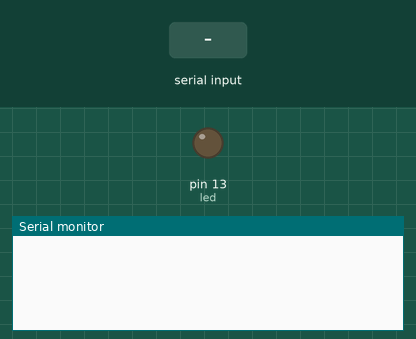
A sketch run on a simulated Arduino Mega 2560, built with avr-gcc and run on an emulated ATmega2560. On the bench: output pins drawn as LEDs (lit = HIGH), the last lines printed to the serial monitor. The test bench sets the inputs (shaded band).

Above: at 1.2 s.
1.3 s: "90,45\n" received over Serial
At 2.8 s:
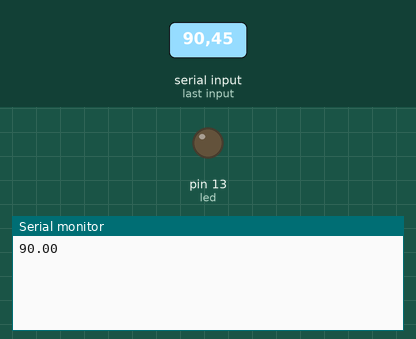
3.8 s: "30,150\n" received over Serial
At 5.9 s:
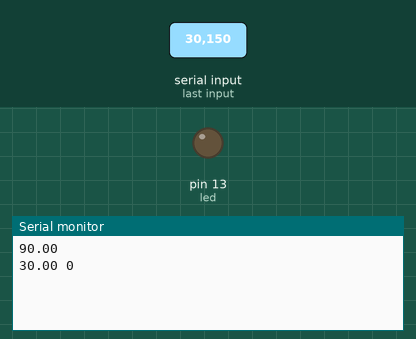

The sketch:

Identificacion.ino
```cpp
int led = 13;
int pulso = 12;
int cont = 0;

void setup() {

  pinMode(led, OUTPUT);
  Serial.begin(115200);

}

void loop() {

  if(Serial.available())
  {
    float value;
    String c = Serial.readString(); // Leemos la posición de la partícula
    value = c.toFloat();    // Convertimos de string a float

    if(value > 55.2)    // Ubicamos la particula en el cero del levitador
    {
      Serial.println(value);
      digitalWrite(pulso, HIGH);
      delay(350);
      digitalWrite(pulso, LOW);
      delay(10);
    }

    if(cont <= 15 && value <= 55)   // Enviamos pulsos de 0 a 15 en rampa
    {
      digitalWrite(pulso, HIGH);
      delay(350);
      digitalWrite(pulso, LOW);
      delay(10);
      Serial.print(value);
      Serial.print(" ");
      Serial.println(cont);
      cont++;
    }
  }
}
```

Measured:
- after the input at 1.3 s, the serial monitor: prints a new line after 1.0 s (image 1)
- after the input at 3.8 s, the serial monitor: prints a new line after 1.4 s (image 2)
